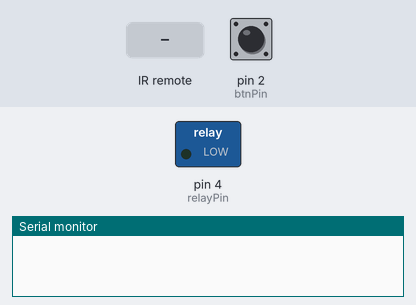
The sketch below on a simulated Arduino Uno, built with avr-gcc and run on an emulated ATmega328P. On the bench: switched loads named in the sketch (green lamp = pin HIGH), the last lines printed to the serial monitor. The inputs (shaded band) are chosen by the test bench; at power-on: pin 2 (btnPin) HIGH.

Above: at 1.2 s.
1.3 s: infrared code 0xE916FF00 received
At 2.5 s:
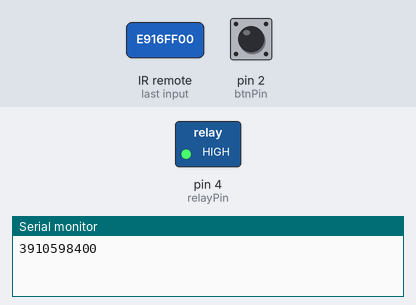
2.8 s: pin 2 (btnPin) pulled LOW for 0.15 s
At 3.2 s:
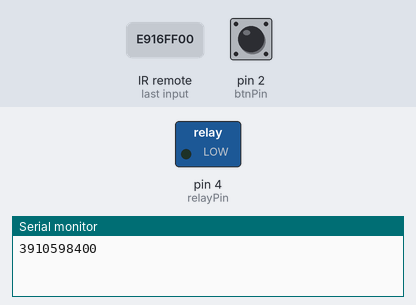
4.4 s: pin 2 (btnPin) pulled LOW for 1 s
At 5.7 s:
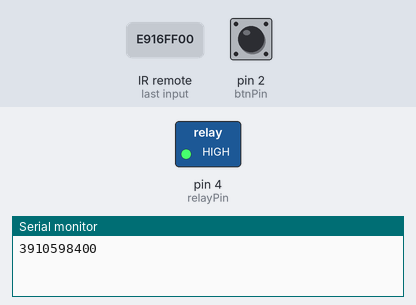
Timing chart, 0 to 7.4 s (numbered marks = the images above; inputs shaded):
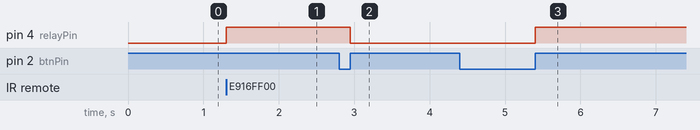

Measured:
- after the input at 1.3 s, pin 4 (relayPin): LOW → HIGH at once
- after the input at 2.8 s, pin 4 (relayPin): HIGH → LOW after 0.15 s
- after the input at 4.4 s, pin 4 (relayPin): LOW → HIGH after 1.0 s

The sketch:

automation_of_cooler.ino
```cpp
#include<IRremote.h>

int receiver = 33;
int relayPin = 4;
int btnPin = 2;

bool LED = false;
unsigned long press;

long currTime;
long prevTime;
int interval = 50;

int val;

IRrecv irrecv(receiver);

void setup()
{
  pinMode(relayPin, OUTPUT);
  pinMode(btnPin, INPUT_PULLUP);
  Serial.begin(9600);
  prevTime = millis();
  val = HIGH;
  irrecv.enableIRIn();
}

void loop()
{
  val = digitalRead(btnPin);
  if(val == LOW){
    while(val == LOW){
      val = digitalRead(btnPin);
    }
    currTime = millis();
    if(val == HIGH && currTime - prevTime >= interval){
      prevTime = currTime;
      if(LED){
        digitalWrite(relayPin, LOW);
        LED = !LED;
      }else{
        digitalWrite(relayPin, HIGH);
        LED = !LED;
      }
    }
  }
  if (irrecv.decode()){
    press = irrecv.decodedIRData.decodedRawData;
    Serial.println(press);
    if(press == 3910598400){
      if(LED){
        digitalWrite(relayPin, LOW);
        LED = !LED;
      }else{
        digitalWrite(relayPin, HIGH);
        LED = !LED;
      }
    }
    irrecv.resume();
  }
}
```
